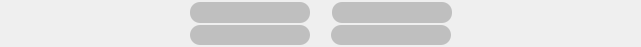
     <widget class="QWidget" name="widget" native="true">
      <property name="geometry">
       <rect>
        <x>1</x>
        <y>221</y>
        <width>641</width>
        <height>47</height>
       </rect>
      </property>
      <layout class="QVBoxLayout" name="verticalLayout" stretch="2,1">
       <property name="spacing">
        <number>1</number>
       </property>
       <property name="leftMargin">
        <number>1</number>
       </property>
       <property name="topMargin">
        <number>1</number>
       </property>
       <property name="rightMargin">
        <number>1</number>
       </property>
       <property name="bottomMargin">
        <number>1</number>
       </property>
       <item>
        <layout class="QHBoxLayout" name="horizontalLayout" stretch="0,0,0,0">
         <property name="spacing">
          <number>2</number>
         </property>
         <property name="leftMargin">
          <number>1</number>
         </property>
         <property name="topMargin">
          <number>1</number>
         </property>
         <property name="rightMargin">
          <number>1</number>
         </property>
         <item>
          <spacer name="horizontalSpacer_8">
           <property name="orientation">
            <enum>Qt::Horizontal</enum>
           </property>
           <property name="sizeHint" stdset="0">
            <size>
             <width>40</width>
             <height>20</height>
            </size>
           </property>
          </spacer>
         </item>
         <item>
          <widget class="PotItem" name="table_pot_2" native="true">
           <property name="minimumSize">
            <size>
             <width>140</width>
             <height>20</height>
            </size>
           </property>
           <property name="maximumSize">
            <size>
             <width>240</width>
             <height>22</height>
            </size>
           </property>
           <property name="styleSheet">
            <string notr="true">.QWidget, .QLabel {
    color: rgba(255, 255, 255, 245);
	font: 600 13px &quot;Arial&quot;;
    border-radius: 10px;
    background-image: url(:/textures/game/fishka.png);
    
    background-origin: border;
    background-clip: border;
    background-repeat: no-repeat;
    background-attachment: fixed;
	background-color: rgba(0, 0, 0, 51);

    
    margin-left: 10px;
    margin-right: 10px;
}
.QWidget[mirrored=false] {
    background-position: left bottom;
 margin-left: 20px;
    margin-right: 0px;
}
.QWidget[mirrored=true] {
    background-position: right bottom;
 margin-left: 0px;
    margin-right: 20px;
}</string>
           </property>
           <property name="text" stdset="0">
            <string>@POT_%0</string>
           </property>
           <property name="mirrored" stdset="0">
            <bool>false</bool>
           </property>
           <property name="modelKey" stdset="0">
            <cstring>[0,3[7,0,[0,0,0x0]]]</cstring>
           </property>
          </widget>
         </item>
         <item>
          <widget class="PotItem" name="table_pot_3" native="true">
           <property name="minimumSize">
            <size>
             <width>140</width>
             <height>20</height>
            </size>
           </property>
           <property name="maximumSize">
            <size>
             <width>240</width>
             <height>22</height>
            </size>
           </property>
           <property name="styleSheet">
            <string notr="true">.QWidget, .QLabel {
    color: rgba(255, 255, 255, 245);
	font: 600 13px &quot;Arial&quot;;
    border-radius: 10px;
    background-image: url(:/textures/game/fishka.png);
    
    background-origin: border;
    background-clip: border;
    background-repeat: no-repeat;
    background-attachment: fixed;
	background-color: rgba(0, 0, 0, 51);

    
    margin-left: 10px;
    margin-right: 10px;
}
.QWidget[mirrored=false] {
    background-position: left bottom;
 margin-left: 20px;
    margin-right: 0px;
}
.QWidget[mirrored=true] {
    background-position: right bottom;
 margin-left: 0px;
    margin-right: 20px;
}</string>
           </property>
           <property name="text" stdset="0">
            <string>@POT_%0</string>
           </property>
           <property name="mirrored" stdset="0">
            <bool>false</bool>
           </property>
           <property name="modelKey" stdset="0">
            <cstring>[0,3[7,0,[0,0,0x0]]]</cstring>
           </property>
          </widget>
         </item>
         <item>
          <spacer name="horizontalSpacer_9">
           <property name="orientation">
            <enum>Qt::Horizontal</enum>
           </property>
           <property name="sizeHint" stdset="0">
            <size>
             <width>40</width>
             <height>20</height>
            </size>
           </property>
          </spacer>
         </item>
        </layout>
       </item>
       <item>
        <layout class="QHBoxLayout" name="horizontalLayout_2" stretch="0,0,0,0">
         <property name="spacing">
          <number>1</number>
         </property>
         <property name="leftMargin">
          <number>1</number>
         </property>
         <property name="topMargin">
          <number>1</number>
         </property>
         <property name="rightMargin">
          <number>1</number>
         </property>
         <property name="bottomMargin">
          <number>1</number>
         </property>
         <item>
          <spacer name="horizontalSpacer_11">
           <property name="orientation">
            <enum>Qt::Horizontal</enum>
           </property>
           <property name="sizeHint" stdset="0">
            <size>
             <width>40</width>
             <height>20</height>
            </size>
           </property>
          </spacer>
         </item>
         <item alignment="Qt::AlignTop">
          <widget class="PotItem" name="table_pot_5" native="true">
           <property name="minimumSize">
            <size>
             <width>140</width>
             <height>20</height>
            </size>
           </property>
           <property name="maximumSize">
            <size>
             <width>240</width>
             <height>22</height>
            </size>
           </property>
           <property name="styleSheet">
            <string notr="true">.QWidget, .QLabel {
    color: rgba(255, 255, 255, 245);
	font: 600 13px &quot;Arial&quot;;
    border-radius: 10px;
    background-image: url(:/textures/game/fishka.png);
    
    background-origin: border;
    background-clip: border;
    background-repeat: no-repeat;
    background-attachment: fixed;
	background-color: rgba(0, 0, 0, 51);

    
    margin-left: 10px;
    margin-right: 10px;
}
.QWidget[mirrored=false] {
    background-position: left bottom;
 margin-left: 20px;
    margin-right: 0px;
}
.QWidget[mirrored=true] {
    background-position: right bottom;
 margin-left: 0px;
    margin-right: 20px;
}</string>
           </property>
           <property name="text" stdset="0">
            <string>@POT_%0</string>
           </property>
           <property name="mirrored" stdset="0">
            <bool>true</bool>
           </property>
           <property name="modelKey" stdset="0">
            <cstring>[0,3[7,0,[0,0,0x0]]]</cstring>
           </property>
          </widget>
         </item>
         <item alignment="Qt::AlignTop">
          <widget class="PotItem" name="table_pot_7" native="true">
           <property name="minimumSize">
            <size>
             <width>140</width>
             <height>20</height>
            </size>
           </property>
           <property name="maximumSize">
            <size>
             <width>240</width>
             <height>22</height>
            </size>
           </property>
           <property name="styleSheet">
            <string notr="true">.QWidget, .QLabel {
    color: rgba(255, 255, 255, 245);
	font: 600 13px &quot;Arial&quot;;
    border-radius: 10px;
    background-image: url(:/textures/game/fishka.png);
    
    background-origin: border;
    background-clip: border;
    background-repeat: no-repeat;
    background-attachment: fixed;
	background-color: rgba(0, 0, 0, 51);

    
    margin-left: 10px;
    margin-right: 10px;
}
.QWidget[mirrored=false] {
    background-position: left bottom;
 margin-left: 20px;
    margin-right: 0px;
}
.QWidget[mirrored=true] {
    background-position: right bottom;
 margin-left: 0px;
    margin-right: 20px;
}</string>
           </property>
           <property name="text" stdset="0">
            <string>@POT_%0</string>
           </property>
           <property name="mirrored" stdset="0">
            <bool>true</bool>
           </property>
           <property name="modelKey" stdset="0">
            <cstring>[0,3[7,0,[0,0,0x0]]]</cstring>
           </property>
          </widget>
         </item>
         <item>
          <spacer name="horizontalSpacer_10">
           <property name="orientation">
            <enum>Qt::Horizontal</enum>
           </property>
           <property name="sizeHint" stdset="0">
            <size>
             <width>40</width>
             <height>20</height>
            </size>
           </property>
          </spacer>
         </item>
        </layout>
       </item>
      </layout>
     </widget>
